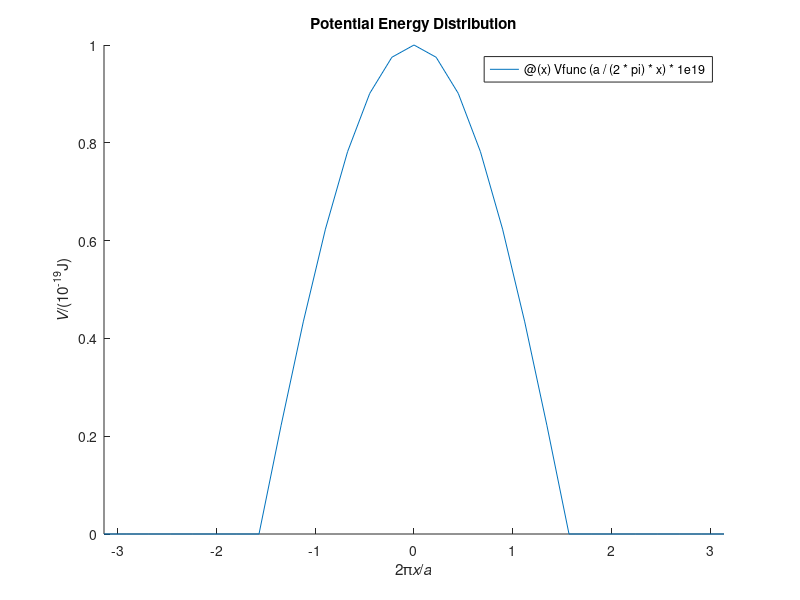

The MATLAB source for this figure: (Note: this script raises an error after producing the figure.)
clear; close all; clc;

% constants

a = 5.43e-10;
m0 = 9.1e-31;
h = 6.63e-34;

Vfunc = @(x) (2*pi/a * x >= -pi/2 & 2*pi/a * x <= pi/2) .* 1e-19 .* cos(2*pi/a * x);
figure;
hold on;
fplot(@(x) Vfunc(a/(2*pi)*x) * 1e19, [-pi, pi]);
title('Potential Energy Distribution');
xlabel('2\pi{\itx}/{\ita}');
ylabel('{\itV}/(10^{-19}J)')

a = 5.43e-10;
m0 = 9.1e-31;
h = 6.63e-34;
N = 9;

% Calculate Fourier of Vn

syms x n;
Vsym(x) = piecewise((-a/4 <= x) & (x <= a/4), 1e-19 .* cos(2*pi/a * x), 0);
Vnsym(n) = 1/a * int(Vsym .* exp(-1j * n .* x * 2*pi/a), x, -a/2, a/2);
Vn = double(vpa(Vnsym(-N : N)));
figure;
hold on;
stem(-N : N, Vn);
title('Fourier');
xlabel('{\itn}');
ylabel('{\itV_n}');
% preprocess

M = floor(N / 2);
selfmap = (-M : M)' - (-M : M) + N + 1;
basemat = Vn(selfmap);
constVal = (h/2/pi)^2 / (2*m0);

nstep = 1000;
k = -pi/a : (2*pi/a / nstep) : pi / a;
lenk = length(k);
eigs = zeros([2 * M + 1, lenk]);
for i = 1 : 1 : lenk
    diagVec = (k(i) - (-M : M) * (2*pi/a)).^2 * constVal;
    A = basemat + diag(diagVec);
    eigs(:, i) = eig(A);
end

figure;
hold on;
kgrid = k / pi * a;
for i = 1 : 1 : 2 * M + 1
    plot(kgrid, eigs(i, :));
end
title('Simple Brillouin picture');
xlabel('k/(pi/{\ita})');
ylabel('{\itE}/J');

midk = round((lenk + 1) / 2);
intval1 = (1 : floor(N / 2) * 2);
for i = 1 : 1 : floor(N / 2)
    intval1(i * 2 - 1) = eigs(i * 2, lenk) - eigs(i * 2 - 1, lenk);
    intval1(i * 2) = eigs(i * 2 + 1, midk) - eigs(i * 2, midk);
end

% Nearly-free electron model

k = -M * pi / a : 2*pi/a/nstep : M * pi / a;
lenk = length(k);
midk = round((lenk + 1) / 2);
kgrid = k / pi * a;

V0 = (Vn((length(Vn) + 1) / 2));
E0 = constVal * k.^2 + V0;
E2 = Vn'.^2 ./ (constVal * (k.^2 - (k + 2*pi/a * (-N:1:N)').^2));
E2(N + 1, :) = 0;
E2 = sum(E2);
E2(isnan(E2)) = 0;
figure;
hold on;
plot(kgrid, E0 + E2);
title('Picture of periodic Brillouin region');
xlabel('k/(pi/{\ita})');
ylabel('{\itE}/J');

E2(abs(E2) > abs(E0)) = 0;
figure;
hold on;
plot(kgrid, E0 + E2);
title('Picture of periodic Brillouin region');
xlabel('k/(pi/{\ita})');
ylabel('{\itE}/J');

idxdelta = pi/2/a/(2*pi/a)*nstep;
E = E0 + E2;
Emid = (length(E) + 1) / 2;
mir = @(idx) Emid - (idx - Emid);
for i = 1 : 1 : M - 1
    ki = i * pi / a;
    [~, idx] = min(abs(k - ki));
    
    [~, maxidx] = max(E(round(idx - idxdelta) : idx - 5));
    maxidx = maxidx + round(idx - idxdelta) - 1;
    E(maxidx:idx) = linspace(E(maxidx), E0(idx) - Vn(i + N + 1), idx - maxidx + 1);

    minidx = idx + (idx - maxidx);
    E(idx:minidx) = linspace(E0(idx) + Vn(i + N + 1), E(minidx), minidx - idx + 1);
    
    [~, idx] = min(abs(k + ki));
    [~, maxidx] = max(E(idx + 5 : round(idx + idxdelta)));
    maxidx = maxidx + idx + 5 - 1;
    E(idx:maxidx) = linspace(E0(idx) - Vn(-i + N + 1), E(maxidx), maxidx - idx + 1);
    
    minidx = idx - (maxidx - idx);
    E(minidx:idx) = linspace(E(minidx), E0(idx) + Vn(-i + N + 1), idx - minidx + 1);
end

figure;
hold on;
plot(kgrid, E);
title('Picture of periodic Brillouin region');
xlabel('k/(pi/{\ita})');
ylabel('{\itE}/J');

tmp = 1 : 8;
intval2(tmp) = 2 * abs(Vn(tmp + N + 1));

figure;
hold on;
stem(intval1);
stem(intval2);
title('Gap');
legend('Simple', 'Period');
xlabel('{\itn}');
ylabel('Gap/J');
